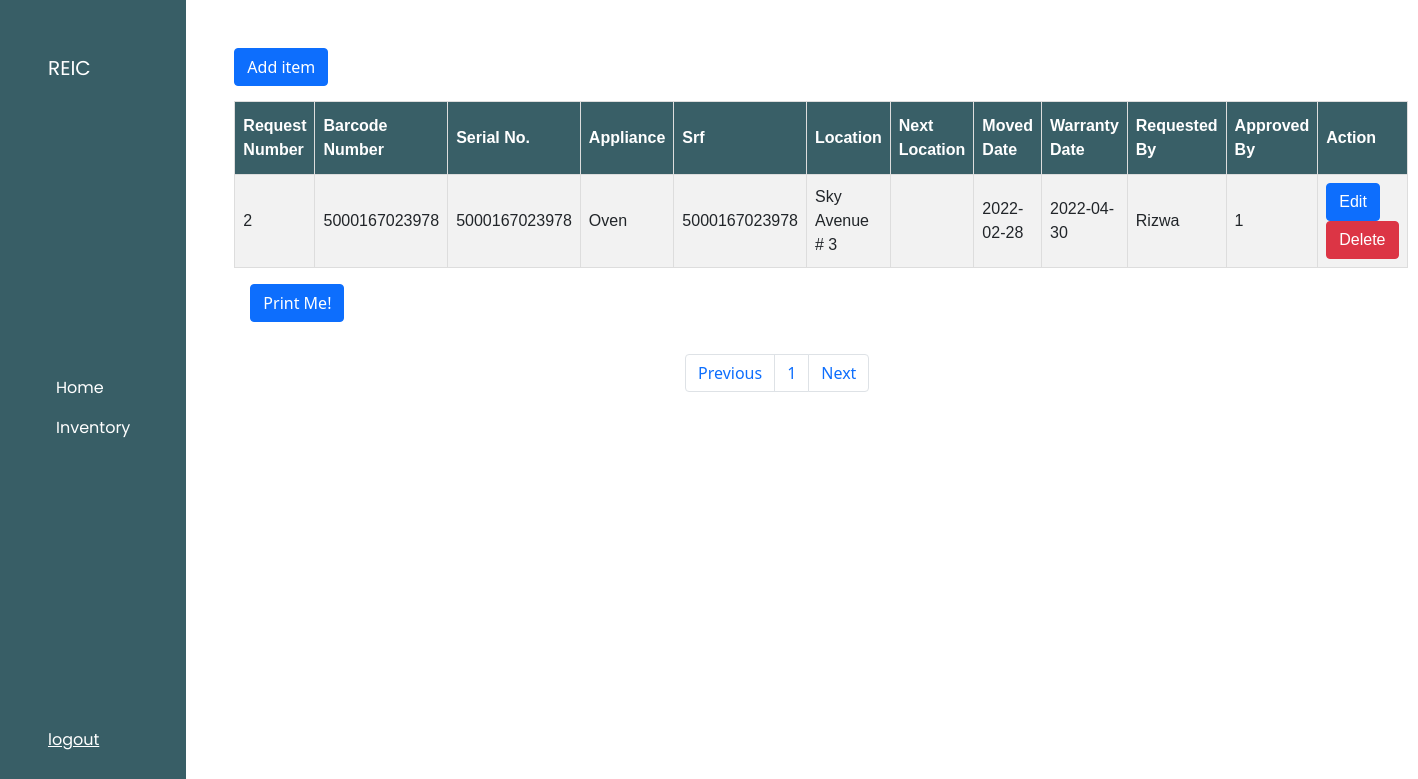
The page /user/request.php on the database its author committed.
### tables this page shows
CREATE TABLE `request` (
  `request_id` int(5) NOT NULL,
  `srf` varchar(255) NOT NULL,
  `location` varchar(255) NOT NULL,
  `next_location` varchar(255) NOT NULL,
  `inventory_id` int(5) NOT NULL,
  `moved_date` varchar(255) NOT NULL,
  `requested_by` varchar(5) NOT NULL
);

CREATE TABLE `inventory` (
  `inventory_id` int(5) NOT NULL,
  `barcode_number` varchar(255) NOT NULL,
  `serial_no` varchar(255) NOT NULL,
  `appliances` varchar(255) NOT NULL,
  `date` date NOT NULL,
  `invoice_no` varchar(255) NOT NULL,
  `warranty_date` date NOT NULL,
  `quantity` int(5) NOT NULL,
  `Status` varchar(255) NOT NULL,
  `user` int(5) NOT NULL
);

### user/request.php (the view, shortened to what this page needs)
<!DOCTYPE html>
<html lang="en">
<head>
    <link rel="stylesheet" href="https://cdn.jsdelivr.net/npm/bootstrap@5.1.3/dist/css/bootstrap.min.css">
    <link rel="stylesheet" href="../css/user_styles/user_style.css">
</head>
<body>
<div class="d-flex flex-row dashboard">
    <nav class="navbar navbar-expand-lg p-5 flex-column align-items-start menu">
            <a class="navbar-brand text-white" href="#">REIC</a>
            <div class="collapse navbar-collapse" id="collapsibleNavbar">
             <ul class="navbar-nav flex-column">
                    <li class="nav-item active">
                        <a href="user.php" class="nav-link text-white">Home</a>
                    </li>
                    <li class="nav-item active">
                        <a href="restocking.php" class="nav-link text-white">Inventory</a>
                    </li>
                </ul>
            </div>
            <a href="../index.php" class="logout text-white">logout</a>
    </nav>
    <div class="p-5 col-10">
        <div class="column-header-2">
            <button type="button" class="btn btn-primary" data-toggle="modal" data-target="#exampleModalCenter">
                Add item
            </button>
                                    <?php
                                    include("../db/dbconn.php");
                                    $sql = "SELECT inventory_id, barcode_number, appliances FROM inventory WHERE Status = 'Available' ORDER BY date";
                                    $result = mysqli_query($dbconn, $sql);
                                    $number_of_results = mysqli_num_rows($result);
                                ?>
        </div>
        <div id="printableArea">
            <table id="customers">
                <tr>
                <th>Request Number</th>
                <th>Barcode Number</th>
                <th>Serial No.</th>
                <th>Appliance</th>
                <th>Srf</th>
                <th>Location</th>
                <th>Next Location</th>
                <th>Moved Date</th>
                <th>Warranty Date</th>
                <th>Requested By</th>
                <th>Approved By</th>
                <th>Action</th>
                </tr>
                <?php
                include("../db/dbconn.php");
                $results_per_page = 15;
                $number_of_pages = ceil($number_of_results/$results_per_page);
                if(!isset($_GET['page'])){
                    $page = 1;
                }else{
                    $page = $_GET['page'];
                }
                $this_page_first_result = ($page-1)*$results_per_page;
                $sql = "SELECT request_id, inventory.barcode_number, inventory.serial_no ,inventory.appliances , srf, location,next_location, moved_date, inventory.barcode_number,
                inventory.warranty_date ,requested_by, inventory.user FROM request LEFT JOIN inventory on request.inventory_id=inventory.inventory_id ORDER BY date
                LIMIT ".$this_page_first_result.",".$results_per_page;
                $result = mysqli_query($dbconn, $sql);
                while ($row = mysqli_fetch_array($result)) {
                    echo "<tr><td class=row_".$row['request_id'].">".$row['request_id']."</td>
                    <td>".$row['barcode_number']."</td>
                    <td>".$row['serial_no']."</td>
                    <td>".$row['appliances']."</td>
                    <td>".$row['srf']."</td>
                    <td>".$row['location']."</td>
                    <td>".$row['next_location']."</td>
                    <td>".$row['moved_date']."</td>
                    <td>".$row['warranty_date']."</td>
                    <td>".$row['requested_by']."</td>
                    <td>".$row['user']."</td>
                    <td><button class='btn btn-primary btn_edit' data-toggle='modal' data-target='#editmodal' id='editbtn'>Edit</button>
                    <button class='btn btn-danger btn_delete' data-toggle='modal' data-target='#deletemodal'>Delete</button></td></tr>";
                }
                $Previous = $page-1;
                $Next = $page+1;
                ?>
            </table>
        </div>
        <div>
            <button class="btn btn-primary m-3 print">Print Me!</button>
        </div>
            <nav aria-label="Page navigation example" class="pagination">
                    <ul class="pagination">
                        <li class="page-item">
                            <a href="request.php?page=<?=$Previous;?>" class="page-link">Previous</a>
                        </li>
                <?php
                    for($page=1; $page<=$number_of_pages; $page++){
                        echo    '<li class="page-item">
                                <a class="page-link" href="request.php?page='.$page.'">'.$page.'</a>
                            </li>';
                    }
                ?>
                        <li class="page-item">
                            <a href="request.php?page=<?=$Next;?>" class="page-link">Next</a>
                        </li>
                    </ul>
            </nav>
    </div>
</div>
</body>
</body>
</html>

### css/user_styles/user_style.css (style rules this page uses)
* { padding: 0; margin: 0; -webkit-box-sizing: border-box; box-sizing: border-box; }
body { background-color: white; }
.dashboard { height: 100vh; }
.menu { font-family: 'Poppins', sans-serif; background-color: #385e66; }
#customers { font-family: Arial, Helvetica, sans-serif; border-collapse: collapse; width: 100%; margin-top: 15px; }
#customers td, #customers th { border: 1px solid #ddd; padding: 8px; }
#customers tr:nth-child(even) { background-color: #f2f2f2; }
#customers th { padding-top: 12px; padding-bottom: 12px; text-align: left; background-color: #395F67; color: white; }
.pagination { padding: .5em; -webkit-box-pack: center; -ms-flex-pack: center; justify-content: center; }

### rows shown on the page
request: request_id "2", inventory.barcode_number "5000167023978", inventory.serial_no "5000167023978", inventory.appliances "Oven", srf "5000167023978", location "Sky Avenue # 3", moved_date "2022-02-28", inventory.warranty_date "2022-04-30", requested_by "Rizwa", inventory.user "1"
